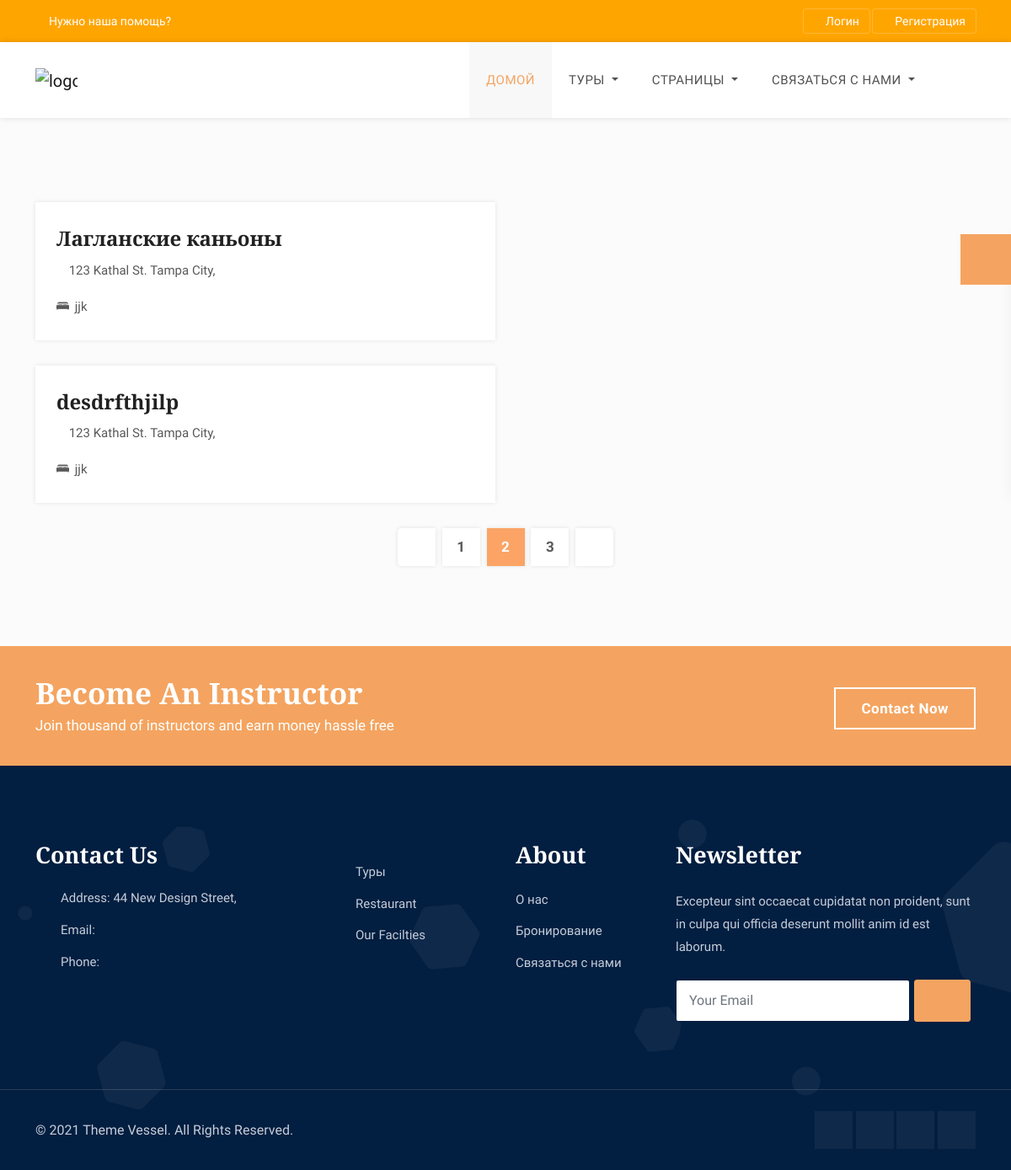
The page /tour_list on the database as committed earlier.
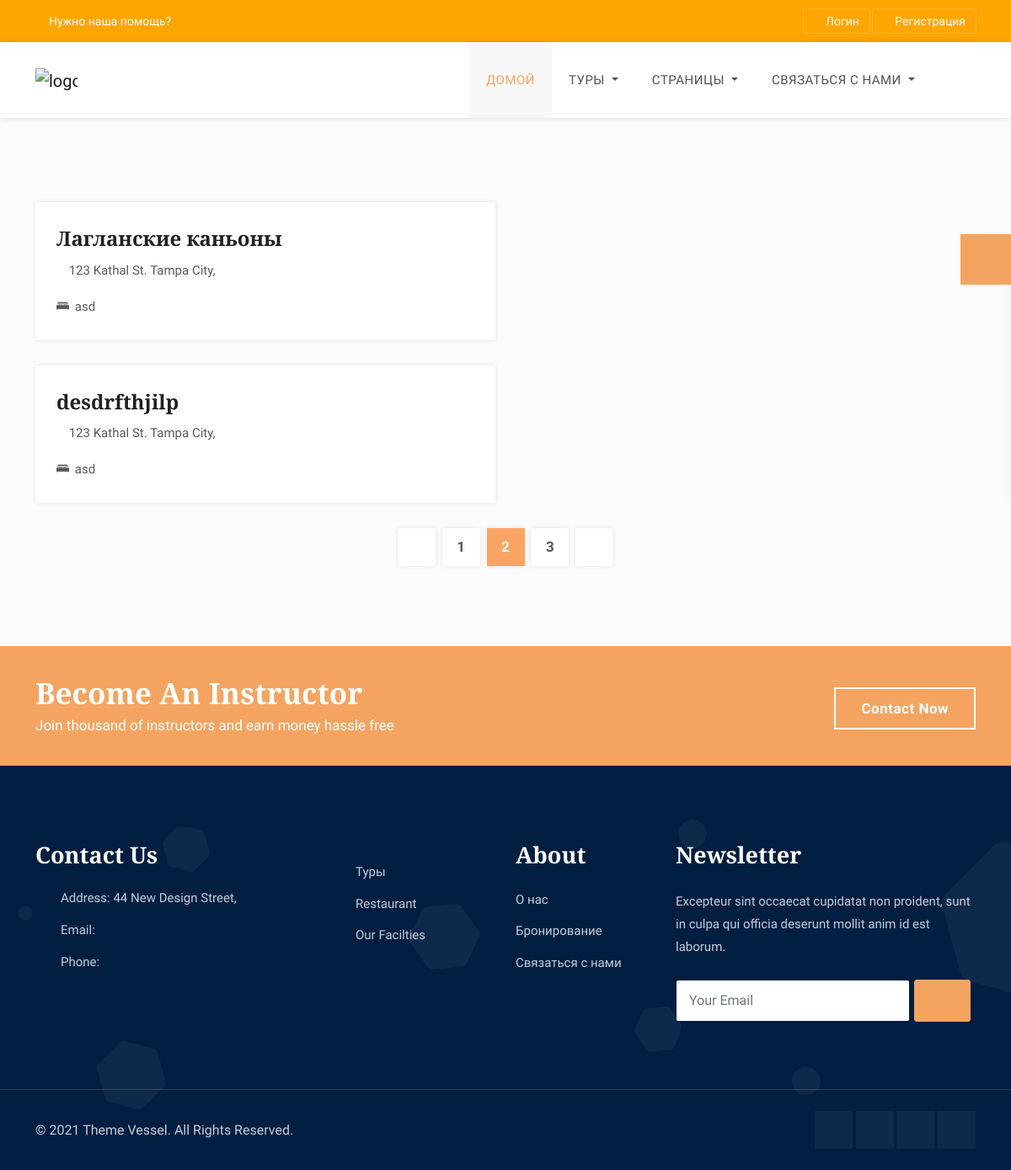
The same page on the database as committed later.
### apps/tours/models.py (models this page shows, shortened)
class Tour(models.Model):
    title = models.CharField(max_length=255)
    description = models.TextField()
    image = models.ImageField(upload_to = "tour_image/")
    class Meta:
        verbose_name = "Тур"
        verbose_name_plural = "Туры"

class Benefits(models.Model):
    tour = models.ForeignKey(Tour, on_delete=models.CASCADE, related_name="benefits_tour")
    title = models.CharField(max_length=100)
    description = models.TextField()
    equipment = models.CharField(max_length=200)
    class Meta:
        verbose_name = "Преимущество"
        verbose_name_plural = "Преимущества"

### apps/tours/views.py (the view)
# urls.py: path('tour_list',tour_list, name = "tour_list" ),
def tour_list(request):
    tour = Tour.objects.all()
    benefits = Benefits.objects.all()
    price = Price.objects.all()
    context = {
        'tour' : tour,
        'benefits' : benefits,
        'price' : price,
    }
    return render(request, 'tour_list.html', context)

### templates/tour_list.html (shortened to what this page needs)
{% extends 'homepage.html' %}
{% load static %}
{% block content %}
{% include 'include/header.html' %}
<div class="content-area rooms-section">
    <div class="container">
        <div class="row">
            <div class="col-lg-6 col-md-6 col-sm-12">
                <div class="hotel-box">
                    <div class="detail clearfix">
                        <h3>
                            <a href="rooms-details.html">{{ tour.title }}</a>
                        </h3>
                        <p class="location">
                            <a href="rooms-details.html">
                                <i class="fa fa-map-marker"></i>123 Kathal St. Tampa City,
                            </a>
                        </p>
                        {% for benefits in benefits %}
                        <div class="fecilities">
                            <ul>
                                <li>
                                    <i class="flaticon-bed"></i> {{ benefits.title }}
                                </li>
                            </ul>
                        </div>
                        {% endfor %}
                    </div>
                </div>
            </div>
        </div>
        <div class="pagination-box">
            <nav aria-label="Page navigation example">
                <ul class="pagination">
                    <li class="page-item">
                        <a class="page-link" href="#"><i class="fa fa-angle-left"></i></a>
                    </li>
                    <li class="page-item"><a class="page-link" href="rooms-col-1.html">1</a></li>
                    <li class="page-item"><a class="page-link active" href="rooms-col-2.html">2</a></li>
                    <li class="page-item"><a class="page-link" href="rooms-col-3.html">3</a></li>
                    <li class="page-item">
                        <a class="page-link" href="rooms-col-3.html"><i class="fa fa-angle-right"></i></a>
                    </li>
                </ul>
            </nav>
        </div>
    </div>
</div>
<div class="intro-section">
    <div class="container">
        <div class="row">
            <div class="col-lg-8 col-md-8 col-sm-12">
                <div class="intro-text">
                    <h3>Become An Instructor</h3>
                    <p>Join thousand of instructors and earn money hassle free</p>
                </div>
            </div>
            <div class="col-lg-4 col-md-4 col-sm-12">
                <a href="contact.html" class="button btn-3">Contact now</a>
            </div>
        </div>
    </div>
</div>
{% include 'include/footer.html' %}
{% endblock %}

### templates/homepage.html (shortened to what this page needs)
{% load static %}
<!DOCTYPE html>
<html lang="zxx">
<head>
    <link rel="stylesheet" type="text/css" href="{% static 'css/bootstrap.min.css' %}">
    <link rel="stylesheet" type="text/css" href="{% static 'css/animate.min.css' %}">
    <link rel="stylesheet" type="text/css" href="{% static 'css/bootstrap-submenu.css' %}">
    <link rel="stylesheet" type="text/css" href="{% static 'css/bootstrap-select.min.css' %}">
    <link rel="stylesheet" type="text/css" href="{% static 'fonts/font-awesome/css/font-awesome.min.css' %}">
    <link rel="stylesheet" type="text/css" href="{% static 'fonts/flaticon/font/flaticon.css' %}">
    <link rel="stylesheet" type="text/css" href="{% static 'fonts/linearicons/style.css' %}">
    <link rel="stylesheet" type="text/css"  href="{% static 'css/jquery.mCustomScrollbar.css' %}">
    <link rel="stylesheet" type="text/css"  href="{% static 'css/bootstrap-datepicker.min.css' %}">
    <link rel="stylesheet" type="text/css"  href="{% static 'css/dropzone.css' %}">
    <link rel="stylesheet" type="text/css"  href="{% static 'css/slick.css' %}">
    <link rel="stylesheet" href="{% static 'css/leaflet.css' %}" type="text/css">
    <link rel="stylesheet" type="text/css" href="{% static 'css/initial.css' %}">
    <link rel="stylesheet" type="text/css" href="{% static 'css/style.css' %}">
    <link rel="stylesheet" type="text/css" id="style_sheet" href="{% static 'css/skins/default.css' %}">
    <link rel="stylesheet" type="text/css" href="{% static 'css/ie10-viewport-bug-workaround.css' %}">
</head>
<body>
<div class="option-panel option-panel-collased">
<div class="setting-button">
<i class="fa fa-gear"></i>
</div>
</div>
    {% block content %}
    {% endblock %}
    </body>
    </html>

### templates/include/header.html (shortened to what this page needs)
{% load static %}
<header class="top-header" style="background: orange;" id="top-header-1">
    <div class="container">
        <div class="row">
            <div class="col-lg-8 col-md-8 col-sm-7 col-7">
                <div class="list-inline">
                    <a href="tel:+55-4XX-634-7071"><i class="fa fa-phone"></i>Нужно наша помощь? {{ home.tel }}</a>
                    <a href="tel:info@themevessel.com" class="d-none-768"><i class="fa fa-envelope"></i>{{ home.email }}</a>
                </div>
            </div>
            <div class="col-lg-4 col-md-4 col-sm-5 col-5">
                <ul class="top-social-media pull-right">
                    <li>
                        <a href="{% url 'login' %}" class="sign-in"><i class="fa fa-sign-in"></i> Логин</a>
                    </li>
                    <li>
                        <a href="{% url 'register' %}" class="sign-in"><i class="fa fa-user"></i> Регистрация</a>
                    </li>
                </ul>
            </div>
        </div>
    </div>
</header>
<header class="main-header" id="main-header-1">
    <div class="container">
        <nav class="navbar navbar-expand-lg navbar-light">
            <a class="navbar-brand logos" href="{% url 'index' %}">
                <img src="{{home.logo.url }}" width = "120" height="160"  alt="logo">
            </a>
            <div class="navbar-collapse collapse w-100 justify-content-end" id="navbar">
                <ul class="navbar-nav ml-auto">
                    <li class="nav-item dropdown active">
                        <a class="nav-link " href="{% url 'index' %}" >
                            Домой
                        </a>
                    </li>
                    <li class="nav-item dropdown">
                        <a class="nav-link dropdown-toggle" href="#" id="navbarDropdownMenuLink2" data-toggle="dropdown" aria-haspopup="true" aria-expanded="false">
                            Туры
                        </a>
                    </li>
                    <li class="nav-item dropdown">
                        <a class="nav-link dropdown-toggle" href="#" id="navbarDropdownMenuLink6" data-toggle="dropdown" aria-haspopup="true" aria-expanded="false">
                            Страницы
                        </a>
                    </li>
                    <li class="nav-item dropdown">
                        <a class="nav-link dropdown-toggle" href="#" id="navbarDropdownMenuLink4" data-toggle="dropdown" aria-haspopup="true" aria-expanded="false">
                            Связаться с нами
                        </a>
                    </li>
                    <li class="nav-item sp">
                        <a id="header-search-btn" class="nav-link link-color"><i class="fa fa-search"></i></a>
                    </li>
                </ul>
            </div>
        </nav>
    </div>
</header>

### templates/include/footer.html (shortened to what this page needs)
{% load static %}
<footer class="main-footer clearfix">
    <div class="container">
        <div class="footer-info">
            <div class="row">
                <div class="col-lg-4 col-md-6 col-sm-6">
                    <div class="footer-item">
                        <div class="main-title-2">
                            <h1>Contact Us</h1>
                        </div>
                        <ul class="personal-info">
                            <li>
                                <i class="fa fa-map-marker"></i>
                                Address: 44 New Design Street,
                            </li>
                            <li>
                                <i class="fa fa-envelope"></i>
                                Email:<a href="mailto:sales@hotelempire.com">{{ home.email }}</a>
                            </li>
                            <li>
                                <i class="fa fa-phone"></i>
                                Phone: <a href="tel:+55-417-634-7071">{{ home.tel}}</a>
                            </li>
                        </ul>
                    </div>
                </div>
                <div class="col-lg-2 col-md-6 col-sm-6 col-xs-12">
                    <div class="footer-item">
                        <ul class="links">
                            <li>
                                <a href="{% url 'tour_list' %}">Туры</a>
                            </li>
                            <li>
                                <a href="rooms-details.html">Restaurant</a>
                            </li>
                            <li>
                                <a href="#">Our Facilties</a>
                            </li>
                        </ul>
                    </div>
                </div>
                <div class="col-lg-2 col-md-6 col-sm-6 col-xs-12">
                    <div class="footer-item">
                        <div class="main-title-2">
                            <h1>About</h1>
                        </div>
                        <ul class="links">
                            <li>
                                <a href="about.html">О нас</a>
                            </li>
                            <li>
                                <a href="booking-system.html">Бронирование</a>
                            </li>
                            <li>
                                <a href="contact.html">Связаться с нами</a>
                            </li>
                        </ul>
                    </div>
                </div>
                <div class="col-lg-4 col-md-6 col-sm-6">
                    <div class="footer-item newsletter">
                        <div class="main-title-2">
                            <h1>Newsletter</h1>
                        </div>
                        <div class="newsletter-inner">
                            <p>Excepteur sint occaecat cupidatat non proident, sunt in culpa qui officia deserunt mollit anim id est laborum.</p>
                            <form class="form-inline" action="#" method="GET">
                                <input type="text" class="form-control" id="inlineFormInputName4" placeholder="Your Email">
                                <button type="submit" class="btn btn-small"><i class="fa fa-paper-plane"></i></button>
                            </form>
                        </div>
                    </div>
                </div>
            </div>
        </div>
    </div>
    <div class="copy-right">
        <div class="container">
            <div class="row">
                <div class="col-lg-6 col-md-6">
                    <p> &copy;  2021 <a href="http://themevessel.com/" target="_blank">Theme Vessel</a>. All Rights Reserved.</p>
                </div>
                <div class="col-lg-6 col-md-6">
                    <ul class="social-list">
                        <li><a href="{{ home.instagram }}" class="twitter-bg"><i class="fa fa-twitter"></i></a></li>
                        <li><a href="{{ home.facebook   }}" class="facebook-bg"><i class="fa fa-facebook"></i></a></li>
                        <li><a href="#" class="rss-bg"><i class="fa fa-rss"></i></a></li>
                        <li><a href="#" class="google-bg"><i class="fa fa-google-plus"></i></a></li>
                </div>
            </div>
        </div>
    </div>
</footer>

### static/css/initial.css (style rules this page uses)
.top-header { z-index: 999; background: orange; }
.top-header .list-inline { padding: 13px 0; }
.top-header .list-inline a { color: #fff; margin-right: 15px; font-size: 14px; font-weight: 400; }
.top-header .list-inline a i { margin-right: 5px; }
.top-header .list-inline a:last-child { margin-right: 0; }
.top-header ul li { padding: 0; display: inline-block; text-align: center; line-height: 50px; color: #fff; font-size: 15px; }
.top-header .top-social-media li a { line-height: 50px; color: #fff; font-size: 14px; padding: 6px 12px; border-radius: 3px; -webkit-box-shadow: 0px 0px 0px 2px rgb(255 255 255 / 20%); box-shadow: 0px 0px 0px 1px rgb(255 255 255 / 20%); }
.main-header { width: 100%; background: #fff; box-shadow: 0 0 8px 0 rgba(0,0,0,.12); }
.main-header .container { position: relative; }
.main-header .logos { padding: 20px 0; margin-right: 50px; float: left; }
.main-header .logos img { height: 50px; }
.main-header .navbar-expand-lg .navbar-nav .nav-link { padding: 35px 20px; line-height: 20px; font-size: 15px; font-weight: 500; letter-spacing: 0.5px; color: #515151; text-transform: uppercase; -webkit-transition: all 500ms ease; transition: all 500ms ease; }
.main-header .navbar-expand-lg { padding: 0; }
#main-header-1 .navbar-expand-lg .navbar-nav .active .nav-link { background: #f8f8f8; }

### static/css/skins/default.css (style rules this page uses)
.top-header { background: #F4A460; }
.setting-button { background: #F4A460; }
.newsletter form .btn-small { border: solid 1px #F4A460; background: #F4A460; }
.intro-section { background: #F4A460; }
.pagination .page-item .active { background: #fba466; border-color: #fba466; color: #fff; }
#main-header-1 .navbar-expand-lg .navbar-nav .active .nav-link { color: #F4A460; }

Rows that differ between the two databases and show on the page:
changed Benefits: title "jjk" → "asd"
